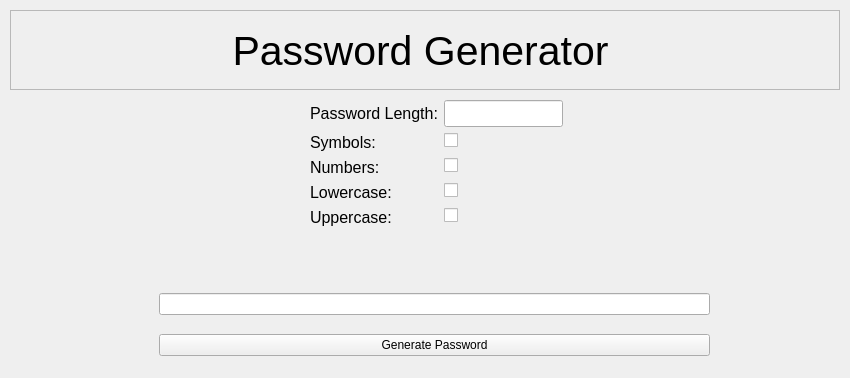
<?xml version="1.0" encoding="UTF-8"?>
<ui version="4.0">
 <class>MainWindow</class>
 <widget class="QMainWindow" name="MainWindow">
  <property name="geometry">
   <rect>
    <x>0</x>
    <y>0</y>
    <width>850</width>
    <height>378</height>
   </rect>
  </property>
  <property name="windowTitle">
   <string>PasswordGeneratorWindow</string>
  </property>
  <widget class="QWidget" name="centralwidget">
   <widget class="QFrame" name="topLabelFrame">
    <property name="geometry">
     <rect>
      <x>10</x>
      <y>10</y>
      <width>830</width>
      <height>80</height>
     </rect>
    </property>
    <property name="frameShape">
     <enum>QFrame::StyledPanel</enum>
    </property>
    <property name="frameShadow">
     <enum>QFrame::Raised</enum>
    </property>
    <widget class="QLabel" name="topLabel">
     <property name="geometry">
      <rect>
       <x>0</x>
       <y>5</y>
       <width>821</width>
       <height>71</height>
      </rect>
     </property>
     <property name="font">
      <font>
       <pointsize>31</pointsize>
      </font>
     </property>
     <property name="text">
      <string>Password Generator</string>
     </property>
     <property name="alignment">
      <set>Qt::AlignCenter</set>
     </property>
    </widget>
   </widget>
   <widget class="QWidget" name="formLayoutWidget">
    <property name="geometry">
     <rect>
      <x>310</x>
      <y>100</y>
      <width>253</width>
      <height>161</height>
     </rect>
    </property>
    <property name="font">
     <font>
      <pointsize>6</pointsize>
     </font>
    </property>
    <layout class="QFormLayout" name="formLayout">
     <item row="0" column="0">
      <widget class="QLabel" name="labelPasswordLength">
       <property name="font">
        <font>
         <pointsize>12</pointsize>
        </font>
       </property>
       <property name="text">
        <string>Password Length:</string>
       </property>
      </widget>
     </item>
     <item row="0" column="1">
      <widget class="QLineEdit" name="textPasswordLength">
       <property name="font">
        <font>
         <pointsize>12</pointsize>
        </font>
       </property>
       <property name="maxLength">
        <number>2</number>
       </property>
      </widget>
     </item>
     <item row="1" column="0">
      <widget class="QLabel" name="labelSymbols">
       <property name="font">
        <font>
         <pointsize>12</pointsize>
        </font>
       </property>
       <property name="text">
        <string>Symbols:</string>
       </property>
      </widget>
     </item>
     <item row="1" column="1">
      <widget class="QCheckBox" name="checkSymbols">
       <property name="text">
        <string/>
       </property>
      </widget>
     </item>
     <item row="2" column="0">
      <widget class="QLabel" name="labelNumbers">
       <property name="font">
        <font>
         <pointsize>12</pointsize>
        </font>
       </property>
       <property name="text">
        <string>Numbers:</string>
       </property>
      </widget>
     </item>
     <item row="2" column="1">
      <widget class="QCheckBox" name="checkNumbers">
       <property name="text">
        <string/>
       </property>
      </widget>
     </item>
     <item row="3" column="0">
      <widget class="QLabel" name="labelLowercase">
       <property name="font">
        <font>
         <pointsize>12</pointsize>
        </font>
       </property>
       <property name="text">
        <string>Lowercase:</string>
       </property>
      </widget>
     </item>
     <item row="3" column="1">
      <widget class="QCheckBox" name="checkLowercase">
       <property name="text">
        <string/>
       </property>
      </widget>
     </item>
     <item row="4" column="0">
      <widget class="QLabel" name="labelUppercase">
       <property name="font">
        <font>
         <pointsize>12</pointsize>
        </font>
       </property>
       <property name="text">
        <string>Uppercase:</string>
       </property>
      </widget>
     </item>
     <item row="4" column="1">
      <widget class="QCheckBox" name="checkUppercase">
       <property name="text">
        <string/>
       </property>
      </widget>
     </item>
    </layout>
   </widget>
   <widget class="QWidget" name="verticalLayoutWidget">
    <property name="geometry">
     <rect>
      <x>159</x>
      <y>280</y>
      <width>551</width>
      <height>89</height>
     </rect>
    </property>
    <layout class="QVBoxLayout" name="verticalButtons">
     <item>
      <widget class="QLineEdit" name="textPassword">
       <property name="readOnly">
        <bool>true</bool>
       </property>
      </widget>
     </item>
     <item>
      <widget class="QPushButton" name="buttonGenerate">
       <property name="text">
        <string>Generate Password</string>
       </property>
      </widget>
     </item>
    </layout>
   </widget>
  </widget>
 </widget>
 <resources/>
 <connections/>
</ui>
